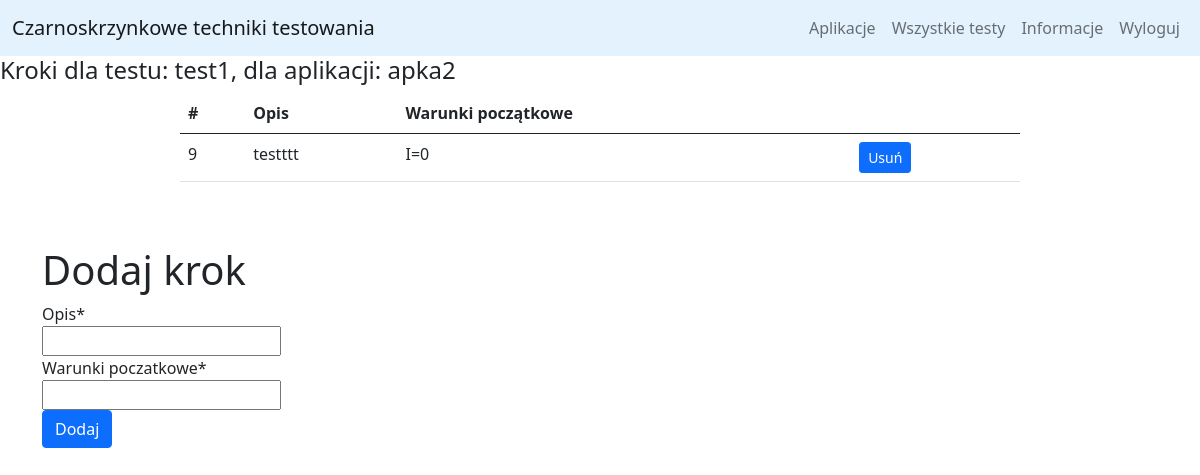
Before: /apptesting/show_steps/1 (signed in) with the older database file.
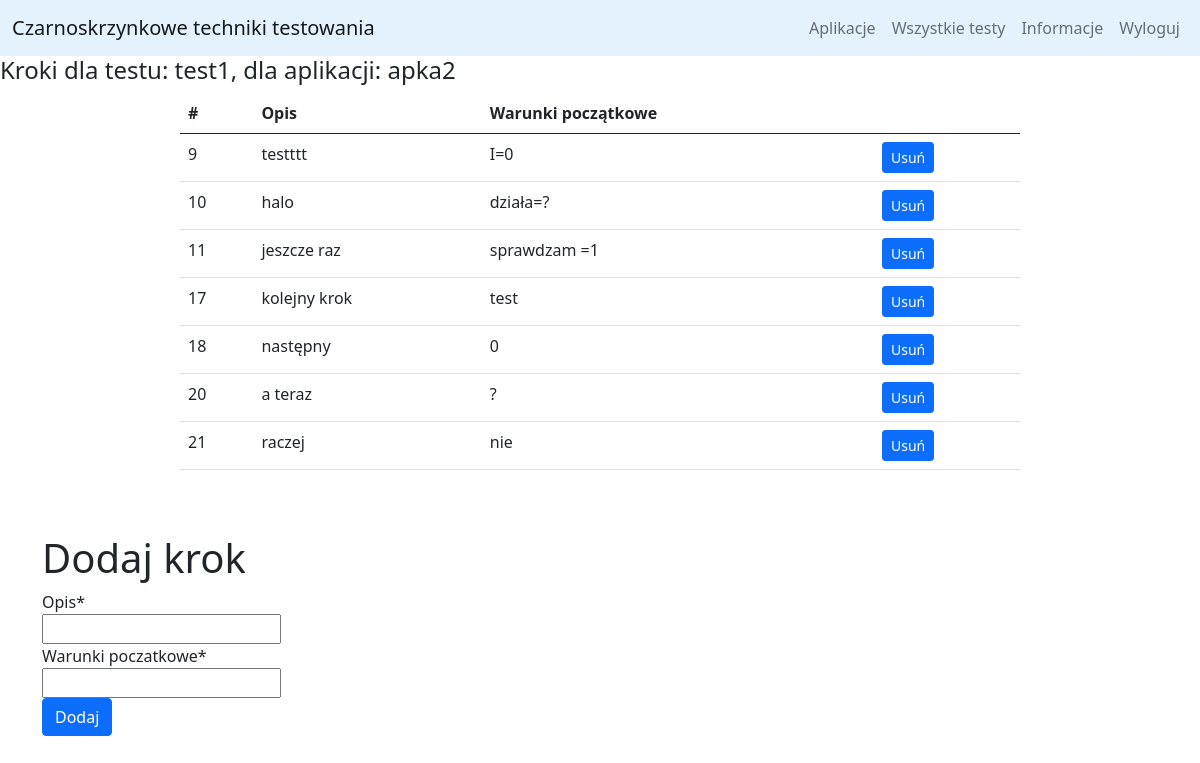
After: the same page with the newer database file.
### mysite/models.py (models this page shows)
class Test(models.Model):
    app = models.ForeignKey(Application, on_delete=models.CASCADE)
    name = models.CharField(max_length=200)
    result = models.CharField(max_length=500)
    date = models.DateField(auto_now_add=True)

class Application(models.Model):
    owner = models.ForeignKey(User, on_delete=models.CASCADE)
    name = models.CharField(max_length=200)

class TestStep(models.Model):
    test = models.ForeignKey(Test, on_delete=models.CASCADE)
    description = models.CharField(max_length=500)
    requirements = models.CharField(max_length=500)

### mysite/views.py (the view, shortened to what this page needs)
# urls.py: path("show_steps/<int:id>", views.show_steps, name="show_steps"),
def show_steps(request, id):
    if request.user.is_authenticated:
        test_ = Test.objects.get(pk=id)
        if test_.app.owner == request.user:
            form = NewStepForm()
            if test_.app.owner == request.user:
                steps = TestStep.objects.filter(test=test_)
                return render(request, template_name='mysite/steps.html',
                              context={'form': form, 'steps': steps, 'test_name': test_.name,
                                       'app_name': test_.app.name})
    return HttpResponseForbidden()

### mysite/forms.py
class NewStepForm(forms.Form):
	description = forms.CharField(label="Opis", max_length=500)
	requirements = forms.CharField(label="Warunki poczatkowe", max_length=500)

### mysite/templates/mysite/steps.html
{% extends "mysite/add_step.html" %}
{% block tables %}
<h4>Kroki dla testu: {{test_name}}, dla aplikacji: {{app_name}}</h4>
<div class="d-flex justify-content-center">
<table class="table table-hover" style="width: 70%;">
    <thead>
      <tr>
        <th scope="col">#</th>
        <th scope="col">Opis</th>
        <th scope="col">Warunki początkowe</th>
        <th></th>
      </tr>
    </thead>
    <tbody>
        {% for step in steps %}
         <tr>
            <td>{{step.id}}</td>
            <td>{{step.description}}</td>
            <td>{{step.requirements}}</td>
            <td>
              <a href="/19_lada/apptesting/apptesting/delete_step/{{step.test.id}}/{{step.id}}"><button type="button" class="btn btn-primary btn-sm">Usuń</button></a>
            </td>
         </tr>
        {% endfor %}
    </tbody>
</table>
</div>
{% endblock %}

### mysite/templates/mysite/add_step.html (shortened to what this page needs)
{% extends "mysite/navbar.html" %}
{% block content %}
{% load crispy_forms_tags %}
{% block tables %}
{% endblock %}
<div class="container py-5">
	<h1>Dodaj krok</h1>
	<form method="POST">
		{{ form|crispy }}
		<button class="btn btn-primary" type="submit">Dodaj</button>
	</form>
</div>
{% endblock %}

### mysite/templates/mysite/navbar.html (shortened to what this page needs)
<!DOCTYPE html>
<html lang="en">
<head>
    <link href="https://cdn.jsdelivr.net/npm/bootstrap@5.0.0-beta2/dist/css/bootstrap.min.css" rel="stylesheet">
</head>
<body>
    <nav class="navbar sticky-top navbar-expand-lg navbar-light" style="background-color: #e3f2fd;">
        <div class="container-fluid">
          <a class="navbar-brand" href="/19_lada/apptesting/apptesting/wstep">Czarnoskrzynkowe techniki testowania</a>
          <div class="collapse navbar-collapse" id="navbarNav">
            <ul class="navbar-nav ms-auto">
              {% if user.is_authenticated %}
              <li class="nav-item">
                <a class="nav-link" href="/19_lada/apptesting/apptesting/show_applications">Aplikacje</a>
              </li>
              <li class="nav-item">
                <a class="nav-link" href="/19_lada/apptesting/apptesting/show_all_tests">Wszystkie testy</a>
              </li>
              <li class="nav-item">
                <a class="nav-link" href="/19_lada/apptesting/apptesting/wstep">Informacje</a>
              </li>
              <li class="nav-item">
                <a class="nav-link" href="/19_lada/apptesting/apptesting/logout">Wyloguj</a>
              </li>
              {% endif %}
            </ul>
          </div>
        </div>
      </nav>
      {% block content%}
      {% endblock %}
</body>
</html>

Changed rows visible on the page:
added TestStep: id "10", description "halo", requirements "działa=?"
added TestStep: id "11", description "jeszcze raz", requirements "sprawdzam =1"
added TestStep: id "17", description "kolejny krok", requirements "test"
added TestStep: id "18", description "następny", requirements "0"
added TestStep: id "20", description "a teraz", requirements "?"
added TestStep: id "21", description "raczej", requirements "nie"
